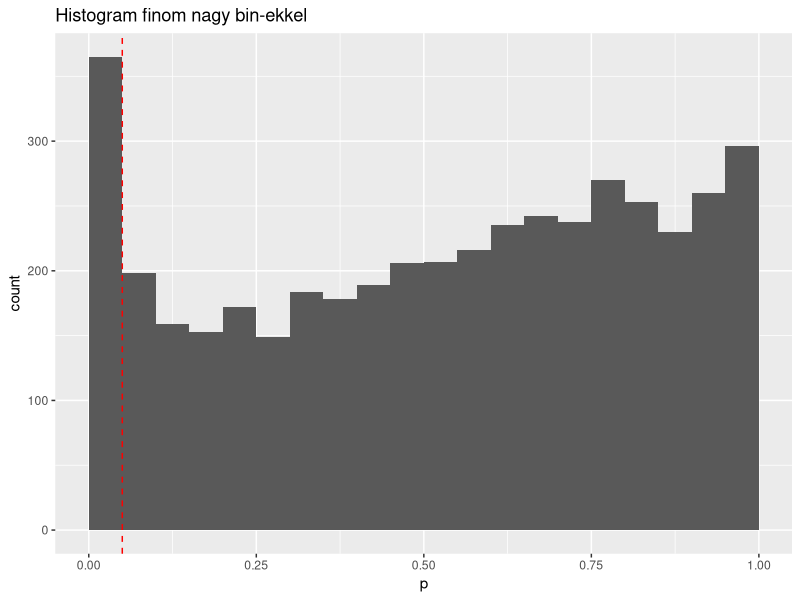
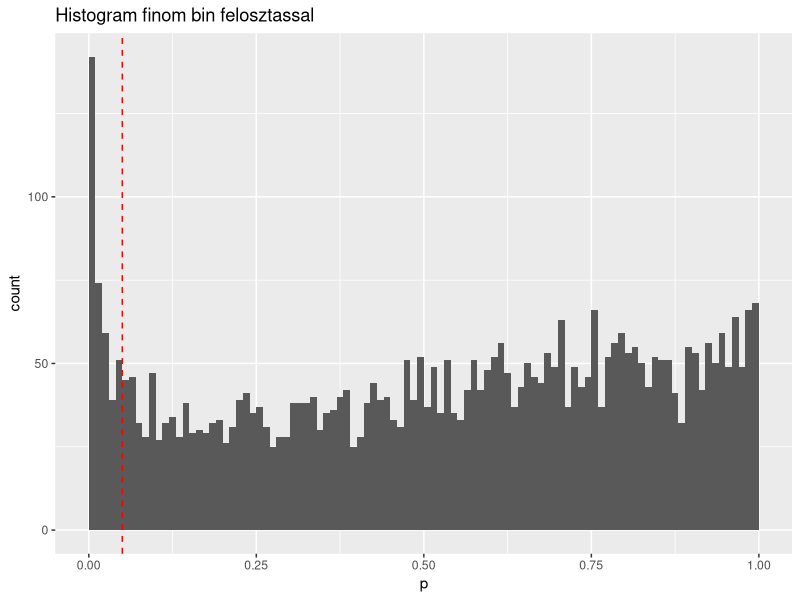
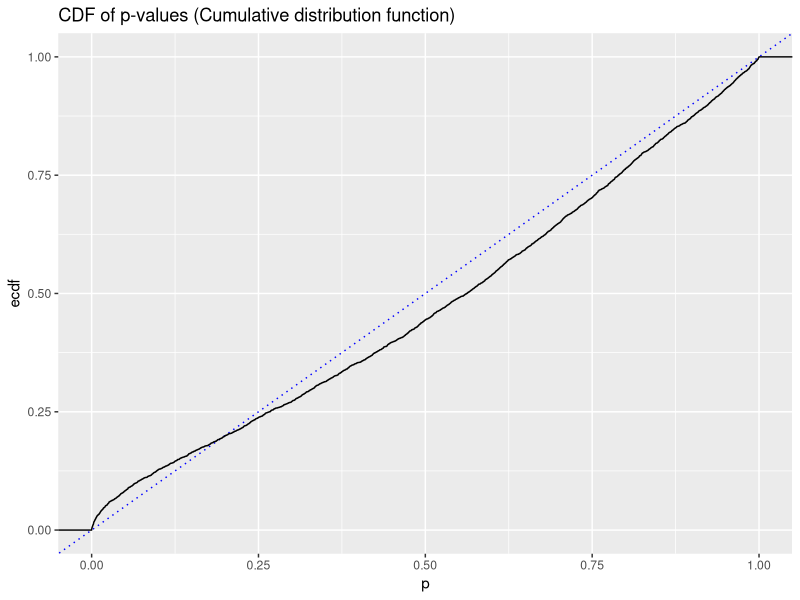
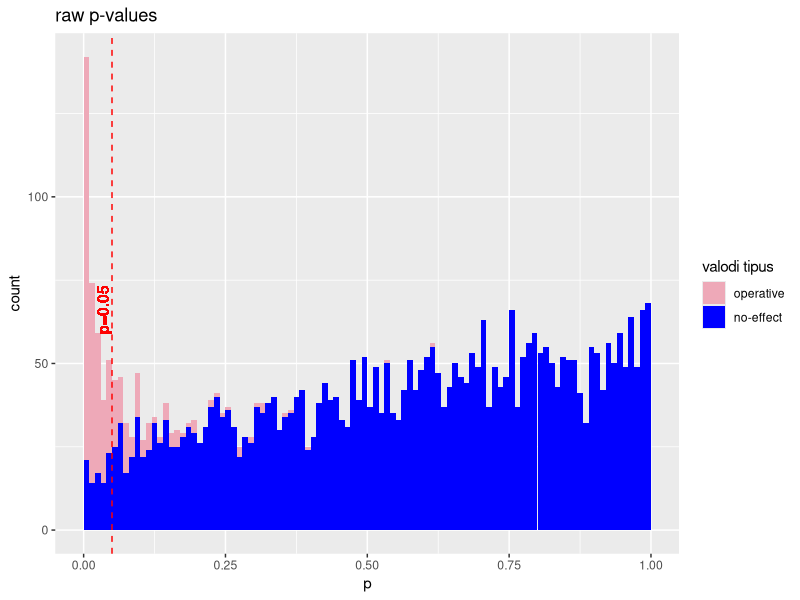

Here is the R script that generated these plots, in order: (Note: this script raises an error after producing the figures.)

library("tidyverse")

rm(list=ls())

mean_NT<-1.2
sigma_NT<-0.15

mean_AMP<-0.25
sigma_AMP<-0.8

N_noEffect<-4000
N_effect<-400

od_NT<-rnorm(15,mean = mean_NT, sd = sigma_NT)

tbl1<-tibble( experiment_id=character(),p=numeric(), type=character())
for( i in 1:N_noEffect)
{
  #od_NT<-rnorm(4,mean = mean_NT, sd = sigma_NT)
  od_AMP<-rnorm(5,mean = mean_NT, sd = sigma_NT)
  
  result_of_t_test<-t.test(od_AMP,od_NT,alternative =  "less")
  tbl1<-tbl1 %>%  add_row(experiment_id=sprintf("exp_%03i",i),p=result_of_t_test$p.value, type="no-effect" )
}

for( i in N_noEffect+(1:N_effect))
{
 #od_NT<-rnorm(4,mean = mean_NT, sd = sigma_NT)
  od_AMP<-rnorm(5,mean = mean_AMP, sd = sigma_AMP)
  
  result_of_t_test<-t.test(od_AMP,od_NT,alternative =  "less")
  tbl1<-tbl1 %>%  add_row(experiment_id=sprintf("exp_%03i",i),p=result_of_t_test$p.value, type="operative" )
}


tbl1 %>% ggplot(aes(x=p))+
  geom_histogram(breaks=seq(from=0, to=1, by = 0.05)) +
  geom_vline(xintercept = 0.05, color="red" , linetype="dashed")+
  labs(title = "Histogram finom nagy bin-ekkel")

tbl1 %>%  ggplot(aes(x=p))+
  geom_histogram(breaks=seq(from=0, to=1, by = 0.01)) +
  geom_vline(xintercept = 0.05, color="red" , linetype="dashed")+
  labs(title = "Histogram finom bin felosztassal")

tbl1 %>%  ggplot(aes(x=p)) +
  geom_abline(color="blue", linetype="dotted")+stat_ecdf() +
  labs(title = "CDF of p-values (Cumulative distribution function)")


tbl1<-tbl1 %>% 
  dplyr::mutate(p_fdr=p.adjust(p, method = "fdr")) %>%
  mutate(significant=ifelse(p<0.05,"significant","non-significant")) %>%
  mutate(significant_fdr=ifelse(p_fdr<0.05,"significant_after_fdr","non-significant_after_fdr"))

tbl1<-tbl1 %>% 
  mutate(ok=case_when(
    (significant=="significant" &  type=="operative") ~ "True-Positive",
    (significant=="significant" &  type=="no-effect") ~ "False-Positive",
    (significant=="non-significant" &  type=="operative") ~ "False-Negative",
    (significant=="non-significant" &  type=="no-effect") ~ "True-Negative"))


tbl1<-tbl1 %>% 
  mutate(ok_fdr=case_when(
    (significant_fdr=="significant_after_fdr" &  type=="operative") ~ "True-Positive",
    (significant_fdr=="significant_after_fdr" &  type=="no-effect") ~ "False-Positive",
    (significant_fdr=="non-significant_after_fdr" &  type=="operative") ~ "False-Negative",
    (significant_fdr=="non-significant_after_fdr" &  type=="no-effect") ~ "True-Negative"))

my_colors_1<-c(
  "True-Negative"="blue",
  "False-Positive"="red",
  "True-Positive"="darkblue",
  "False-Negative"="purple"
)
# 
# cowplot::plot_grid(
#   
#   tbl1 %>% ggplot()+
#     geom_mosaic(aes(x = product(significant, type ), fill=ok), na.rm=TRUE)+
#     coord_equal()+
#     scale_fill_manual(values = my_colors_1),
#   
#   tbl1 %>% ggplot()+
#     geom_mosaic(aes(x = product(type,significant_fdr ), fill=ok_fdr), na.rm=TRUE)+
#     coord_equal()+
#     scale_fill_manual(values = my_colors_1)+
#     labs(x="dd"),
#   
#   
#   ncol=2)


tbl1 %>% ggplot(aes(x=p, fill=factor(type,levels =c("operative","no-effect") ))) +  
  geom_histogram(breaks=seq(from=0, to=1, by = 0.01)) +
  geom_vline(xintercept = 0.05, color="red" , linetype="dashed")+
  geom_text(x = 0.05, y=0,label= "p=0.05",  color="red", angle=90, hjust=-4, vjust=-0.3)+
  scale_fill_manual(values = c("operative"="pink2", "no-effect"="blue"))+
  labs(title="raw p-values" , fill="valodi tipus") 

ggsave(filename = "out/undersatndig-of-FDR/hitogram-twoColor.jpg")



cowplot::plot_grid(
  
  
  tbl1 %>% ggplot(aes(x=p, fill=factor(type,levels =c("operative","no-effect") ))) +  
    geom_histogram(breaks=seq(from=0, to=1, by = 0.01)) +
    geom_vline(xintercept = 0.05, color="red" , linetype="dashed")+
    geom_text(x = 0.05, y=0,label= "p=0.05",  color="red", angle=90, hjust=-4, vjust=-0.3)+
    labs(title="raw p-values" , fill="valodi tipus") ,
  
  
  tbl1 %>% ggplot(aes(x=p_fdr, fill=factor(type,levels =c("operative","no-effect") ))) +  
    geom_histogram(breaks=seq(from=0, to=1, by = 0.01)) +
    geom_vline(xintercept = 0.05, color="red" , linetype="dashed")+
    geom_text(x = 0.05, y=0,label= "p=0.05",  color="red", angle=90, hjust=-4, vjust=-0.3)+
    geom_vline(xintercept = 0.10, color="red" , linetype="dashed")+
    geom_text(x = 0.10, y=0,label= "p=0.10",  color="red", angle=90, hjust=-4, vjust=-0.3)+
    
    labs(title="FDR", fill="valodi tipus") ,
  ncol=1
)

ggsave(filename = "out/undersatndig-of-FDR/hitogram-dual.jpg")

